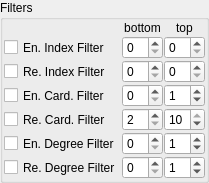
        <widget class="QGroupBox" name="groupBox_filters">
         <property name="sizePolicy">
          <sizepolicy hsizetype="Preferred" vsizetype="Preferred">
           <horstretch>0</horstretch>
           <verstretch>0</verstretch>
          </sizepolicy>
         </property>
         <property name="maximumSize">
          <size>
           <width>16777215</width>
           <height>16777215</height>
          </size>
         </property>
         <property name="title">
          <string>Filters</string>
         </property>
         <layout class="QGridLayout" name="gridLayout" columnstretch="0,0,0">
          <property name="leftMargin">
           <number>1</number>
          </property>
          <property name="topMargin">
           <number>1</number>
          </property>
          <property name="rightMargin">
           <number>1</number>
          </property>
          <property name="bottomMargin">
           <number>1</number>
          </property>
          <property name="spacing">
           <number>1</number>
          </property>
          <item row="5" column="1">
           <widget class="QSpinBox" name="spinBox_VertexMinDegree">
            <property name="sizePolicy">
             <sizepolicy hsizetype="Preferred" vsizetype="Preferred">
              <horstretch>0</horstretch>
              <verstretch>0</verstretch>
             </sizepolicy>
            </property>
            <property name="minimumSize">
             <size>
              <width>0</width>
              <height>0</height>
             </size>
            </property>
            <property name="maximumSize">
             <size>
              <width>16777215</width>
              <height>16777215</height>
             </size>
            </property>
            <property name="focusPolicy">
             <enum>Qt::ClickFocus</enum>
            </property>
           </widget>
          </item>
          <item row="5" column="0">
           <widget class="QCheckBox" name="checkBox_EntityDegreeFilter">
            <property name="sizePolicy">
             <sizepolicy hsizetype="Preferred" vsizetype="Preferred">
              <horstretch>0</horstretch>
              <verstretch>0</verstretch>
             </sizepolicy>
            </property>
            <property name="maximumSize">
             <size>
              <width>16777215</width>
              <height>16777215</height>
             </size>
            </property>
            <property name="text">
             <string>En. Degree Filter</string>
            </property>
           </widget>
          </item>
          <item row="6" column="1">
           <widget class="QSpinBox" name="spinBox_PolyMinDegree">
            <property name="sizePolicy">
             <sizepolicy hsizetype="Preferred" vsizetype="Preferred">
              <horstretch>0</horstretch>
              <verstretch>0</verstretch>
             </sizepolicy>
            </property>
            <property name="focusPolicy">
             <enum>Qt::ClickFocus</enum>
            </property>
           </widget>
          </item>
          <item row="0" column="2">
           <widget class="QLabel" name="label_9">
            <property name="text">
             <string>top</string>
            </property>
            <property name="alignment">
             <set>Qt::AlignCenter</set>
            </property>
           </widget>
          </item>
          <item row="6" column="0">
           <widget class="QCheckBox" name="checkBox_RelationshipDegreeFilter">
            <property name="sizePolicy">
             <sizepolicy hsizetype="Preferred" vsizetype="Preferred">
              <horstretch>0</horstretch>
              <verstretch>0</verstretch>
             </sizepolicy>
            </property>
            <property name="text">
             <string>Re. Degree Filter</string>
            </property>
           </widget>
          </item>
          <item row="6" column="2">
           <widget class="QSpinBox" name="spinBox_PolyMaxDegree">
            <property name="sizePolicy">
             <sizepolicy hsizetype="Preferred" vsizetype="Preferred">
              <horstretch>0</horstretch>
              <verstretch>0</verstretch>
             </sizepolicy>
            </property>
            <property name="focusPolicy">
             <enum>Qt::ClickFocus</enum>
            </property>
            <property name="value">
             <number>1</number>
            </property>
           </widget>
          </item>
          <item row="0" column="1">
           <widget class="QLabel" name="label_8">
            <property name="text">
             <string>bottom</string>
            </property>
            <property name="alignment">
             <set>Qt::AlignCenter</set>
            </property>
           </widget>
          </item>
          <item row="5" column="2">
           <widget class="QSpinBox" name="spinBox_VertexMaxDegree">
            <property name="sizePolicy">
             <sizepolicy hsizetype="Preferred" vsizetype="Preferred">
              <horstretch>0</horstretch>
              <verstretch>0</verstretch>
             </sizepolicy>
            </property>
            <property name="maximumSize">
             <size>
              <width>16777215</width>
              <height>16777215</height>
             </size>
            </property>
            <property name="focusPolicy">
             <enum>Qt::ClickFocus</enum>
            </property>
            <property name="value">
             <number>1</number>
            </property>
           </widget>
          </item>
          <item row="1" column="1">
           <widget class="QSpinBox" name="spinBox_EntityIndexBottom">
            <property name="sizePolicy">
             <sizepolicy hsizetype="Preferred" vsizetype="Preferred">
              <horstretch>0</horstretch>
              <verstretch>0</verstretch>
             </sizepolicy>
            </property>
            <property name="focusPolicy">
             <enum>Qt::ClickFocus</enum>
            </property>
           </widget>
          </item>
          <item row="1" column="0">
           <widget class="QCheckBox" name="checkBox_EntityIndexFilter">
            <property name="sizePolicy">
             <sizepolicy hsizetype="Preferred" vsizetype="Preferred">
              <horstretch>0</horstretch>
              <verstretch>0</verstretch>
             </sizepolicy>
            </property>
            <property name="text">
             <string>En. Index Filter</string>
            </property>
           </widget>
          </item>
          <item row="1" column="2">
           <widget class="QSpinBox" name="spinBox_EntityIndexTop">
            <property name="sizePolicy">
             <sizepolicy hsizetype="Preferred" vsizetype="Preferred">
              <horstretch>0</horstretch>
              <verstretch>0</verstretch>
             </sizepolicy>
            </property>
            <property name="focusPolicy">
             <enum>Qt::ClickFocus</enum>
            </property>
           </widget>
          </item>
          <item row="2" column="1">
           <widget class="QSpinBox" name="spinBox_RelationshipIndexBottom">
            <property name="sizePolicy">
             <sizepolicy hsizetype="Preferred" vsizetype="Preferred">
              <horstretch>0</horstretch>
              <verstretch>0</verstretch>
             </sizepolicy>
            </property>
            <property name="focusPolicy">
             <enum>Qt::ClickFocus</enum>
            </property>
           </widget>
          </item>
          <item row="2" column="0">
           <widget class="QCheckBox" name="checkBox_RelationshipIndexFilter">
            <property name="sizePolicy">
             <sizepolicy hsizetype="Preferred" vsizetype="Preferred">
              <horstretch>0</horstretch>
              <verstretch>0</verstretch>
             </sizepolicy>
            </property>
            <property name="text">
             <string>Re. Index Filter</string>
            </property>
           </widget>
          </item>
          <item row="3" column="2">
           <widget class="QSpinBox" name="spinBox_EntityCardinalityTop">
            <property name="sizePolicy">
             <sizepolicy hsizetype="Preferred" vsizetype="Preferred">
              <horstretch>0</horstretch>
              <verstretch>0</verstretch>
             </sizepolicy>
            </property>
            <property name="focusPolicy">
             <enum>Qt::ClickFocus</enum>
            </property>
            <property name="value">
             <number>1</number>
            </property>
           </widget>
          </item>
          <item row="3" column="0">
           <widget class="QCheckBox" name="checkBox_EntityCardinalityFilter">
            <property name="sizePolicy">
             <sizepolicy hsizetype="Preferred" vsizetype="Preferred">
              <horstretch>0</horstretch>
              <verstretch>0</verstretch>
             </sizepolicy>
            </property>
            <property name="text">
             <string>En. Card. Filter</string>
            </property>
           </widget>
          </item>
          <item row="2" column="2">
           <widget class="QSpinBox" name="spinBox_RelationshipIndexTop">
            <property name="sizePolicy">
             <sizepolicy hsizetype="Preferred" vsizetype="Preferred">
              <horstretch>0</horstretch>
              <verstretch>0</verstretch>
             </sizepolicy>
            </property>
            <property name="focusPolicy">
             <enum>Qt::ClickFocus</enum>
            </property>
           </widget>
          </item>
          <item row="3" column="1">
           <widget class="QSpinBox" name="spinBox_EntityCardinalityBottom">
            <property name="sizePolicy">
             <sizepolicy hsizetype="Preferred" vsizetype="Preferred">
              <horstretch>0</horstretch>
              <verstretch>0</verstretch>
             </sizepolicy>
            </property>
            <property name="focusPolicy">
             <enum>Qt::ClickFocus</enum>
            </property>
           </widget>
          </item>
          <item row="4" column="0">
           <widget class="QCheckBox" name="checkBox_polygonCardinalityFilter">
            <property name="sizePolicy">
             <sizepolicy hsizetype="Preferred" vsizetype="Preferred">
              <horstretch>0</horstretch>
              <verstretch>0</verstretch>
             </sizepolicy>
            </property>
            <property name="text">
             <string>Re. Card. Filter</string>
            </property>
           </widget>
          </item>
          <item row="4" column="1">
           <widget class="QSpinBox" name="spinBox_RelationshipCardinalityBottom">
            <property name="sizePolicy">
             <sizepolicy hsizetype="Preferred" vsizetype="Preferred">
              <horstretch>0</horstretch>
              <verstretch>0</verstretch>
             </sizepolicy>
            </property>
            <property name="focusPolicy">
             <enum>Qt::ClickFocus</enum>
            </property>
            <property name="minimum">
             <number>2</number>
            </property>
            <property name="maximum">
             <number>10</number>
            </property>
            <property name="value">
             <number>2</number>
            </property>
           </widget>
          </item>
          <item row="4" column="2">
           <widget class="QSpinBox" name="spinBox_RelationshipCardinalityTop">
            <property name="sizePolicy">
             <sizepolicy hsizetype="Preferred" vsizetype="Preferred">
              <horstretch>0</horstretch>
              <verstretch>0</verstretch>
             </sizepolicy>
            </property>
            <property name="focusPolicy">
             <enum>Qt::ClickFocus</enum>
            </property>
            <property name="minimum">
             <number>3</number>
            </property>
            <property name="maximum">
             <number>10</number>
            </property>
            <property name="value">
             <number>10</number>
            </property>
           </widget>
          </item>
         </layout>
        </widget>
